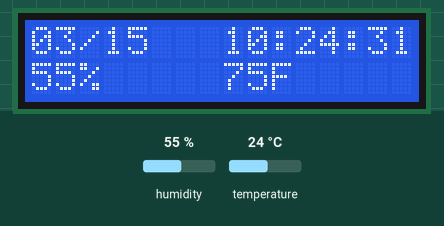
A sketch run on a simulated Arduino Uno, built with avr-gcc and run on an emulated ATmega328P. On the bench: 16×2 character LCD. Inputs (shaded band) come from the test bench; at power-on: humidity 55 %, temperature 24 °C. The local clock reads 2024-03-15 10:24:30 at power-on unless the sketch sets it.

Above: at 1.2 s.
1.3 s: humidity set to 22 %
At 3.3 s:
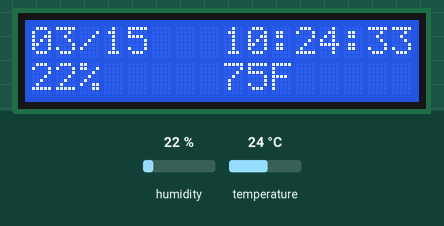
4.5 s: temperature set to 12 °C
At 7.7 s:
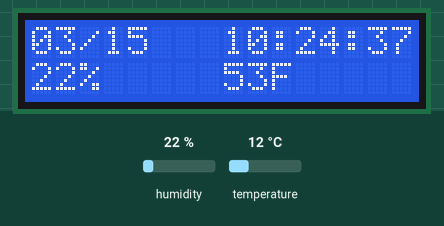
8.5 s: humidity set to 40 %
At 9.3 s:
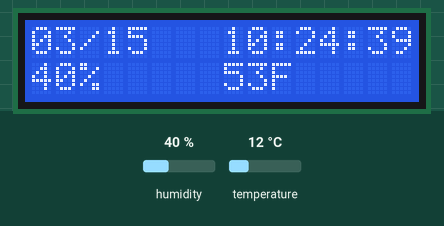
11.3 s: temperature set to 19 °C
At 13.8 s:
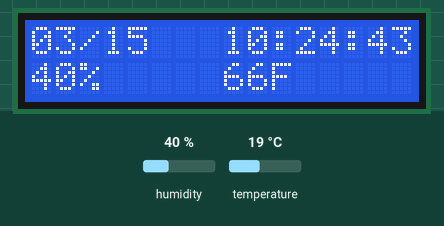
Timing chart, 0 to 15.3 s (numbered marks = the images above; inputs shaded):
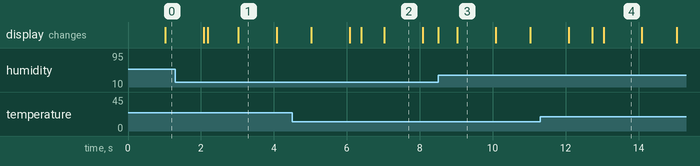

The sketch:

masdev_temp_humid.ino
```cpp
// (licence header left out)
// -------------------------------------------------------------------------------
// Dependencies
// -------------------------------------------------------------------------------
// Adafruit Industries' real time clock library: https://github.com/adafruit/RTClib
// Adafruit Industries' LCD library: https://github.com/adafruit/LiquidCrystal
// Adafruit Industries' DHT sensor library: https://github.com/adafruit/DHT-sensor-library
// -------------------------------------------------------------------------------
#include "DHT.h"
#include "LiquidCrystal.h"
#include "RTClib.h"
#include "Wire.h"

// -------------------------------------------------------------------------------
// Config Constants
// -------------------------------------------------------------------------------
#define LCD_I2C_ADDR 0
#define LCD_COLUMNS 16
#define LCD_ROWS 2

#define DATE_ROW 0
#define DATE_COL 0

#define TIME_ROW 0
#define TIME_COL 8

#define DHT_SENSOR_PIN 2

#define HUMID_ROW 1
#define HUMID_COL 0

#define TEMP_ROW 1
#define TEMP_COL 8

// -------------------------------------------------------------------------------
// Modules
// -------------------------------------------------------------------------------
DHT dht(DHT_SENSOR_PIN, DHT22);
LiquidCrystal lcd(LCD_I2C_ADDR);
RTC_DS1307 rtc;

//! Setup and initialize.
void setup() {
  Wire.begin();

  // initialize the DHT
  dht.begin();

  // initialize the LCD
  lcd.begin(LCD_COLUMNS, LCD_ROWS);
  lcd.setBacklight(HIGH);
  lcd.clear();

  // initialize the RTC
  rtc.begin();
  if (!rtc.isrunning()) {
    // if this is the first time talking to the RTC,
    // set the time to the sketch compile time
    rtc.adjust(DateTime(__DATE__, __TIME__));
  }
}

//! Print a zero padded number to the LCD.
/*!
  Prints a number to the LCD, left padding to two digits using a zero if
  needed.

  \param value the value to print to the LCD
*/
void print_padded_digit(int value) {
  if (value < 10) {
    lcd.print('0');
  }
  lcd.print(value, DEC);
}

//! Print the month, day, and time to the LCD.
/*!
  Prints the date in mm/dd format and the time in HH:MM:SS to the LCD.

  \param now the current date and time
*/
void print_date_time(DateTime *now) {
  lcd.setCursor(DATE_COL, DATE_ROW);
  print_padded_digit(now->month());
  lcd.print('/');
  print_padded_digit(now->day());

  lcd.setCursor(TIME_COL, TIME_ROW);
  print_padded_digit(now->hour());
  lcd.print(':');
  print_padded_digit(now->minute());
  lcd.print(':');
  print_padded_digit(now->second());
}

//! Print the temperature to the LCD.
/*!
  Prints the temperature to the LCD.

  \param temperature the temperature
*/
void print_temperature(float temperature) {
  lcd.setCursor(TEMP_COL, TEMP_ROW);
  print_padded_digit((int)(temperature * 1.8 + 32.0));
  lcd.print('F');
}

//! Print the humidity to the LCD.
/*!
  Prints the humidity to the LCD.

  \param humidity the humidity
*/
void print_humidity(float humidity) {
  lcd.setCursor(HUMID_COL, HUMID_ROW);
  print_padded_digit((int)humidity);
  lcd.print('%');
}

//! Main execution loop.
void loop() {
  DateTime now = rtc.now();

  print_date_time(&now);
  print_humidity(dht.readHumidity());
  print_temperature(dht.readTemperature());

  delay(100);
}
```

Measured:
- what the display in image 1 shows lasts 1.1 s, from 3.0 s to 4.1 s
